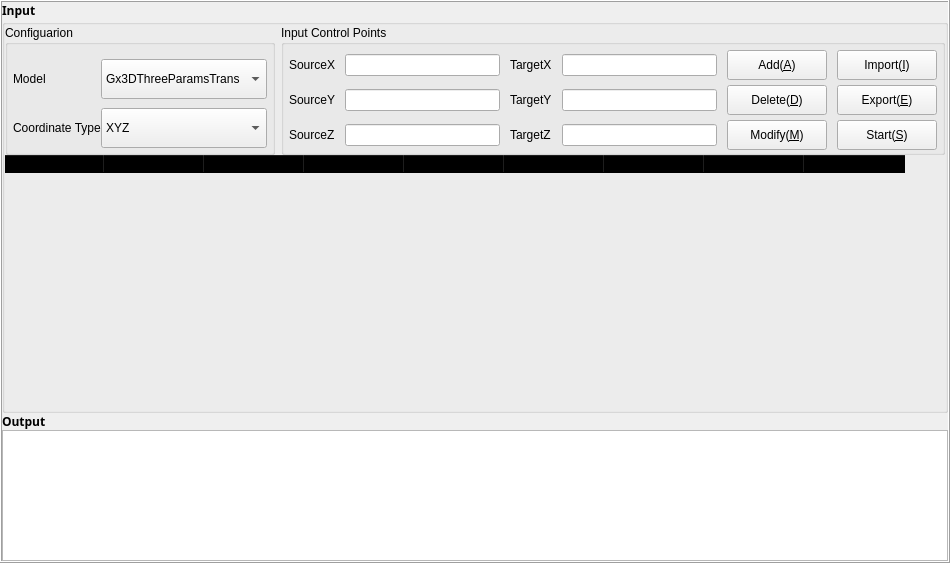
       <widget class="QWidget" name="widgetContentCenter" native="true">
        <property name="font">
         <font>
          <pointsize>7</pointsize>
         </font>
        </property>
        <layout class="QHBoxLayout" name="horizontalLayout_5">
         <property name="spacing">
          <number>0</number>
         </property>
         <property name="leftMargin">
          <number>0</number>
         </property>
         <property name="topMargin">
          <number>0</number>
         </property>
         <property name="rightMargin">
          <number>0</number>
         </property>
         <property name="bottomMargin">
          <number>0</number>
         </property>
         <item>
          <widget class="QFrame" name="frame_widgetContentCenter">
           <property name="minimumSize">
            <size>
             <width>950</width>
             <height>0</height>
            </size>
           </property>
           <property name="frameShape">
            <enum>QFrame::Box</enum>
           </property>
           <property name="frameShadow">
            <enum>QFrame::Raised</enum>
           </property>
           <layout class="QVBoxLayout" name="verticalLayout_5" stretch="0,15,0,5">
            <property name="spacing">
             <number>0</number>
            </property>
            <property name="leftMargin">
             <number>0</number>
            </property>
            <property name="topMargin">
             <number>0</number>
            </property>
            <property name="rightMargin">
             <number>0</number>
            </property>
            <property name="bottomMargin">
             <number>0</number>
            </property>
            <item>
             <widget class="QLabel" name="labelInput">
              <property name="sizePolicy">
               <sizepolicy hsizetype="Preferred" vsizetype="Fixed">
                <horstretch>0</horstretch>
                <verstretch>0</verstretch>
               </sizepolicy>
              </property>
              <property name="minimumSize">
               <size>
                <width>500</width>
                <height>0</height>
               </size>
              </property>
              <property name="maximumSize">
               <size>
                <width>16777215</width>
                <height>23</height>
               </size>
              </property>
              <property name="font">
               <font>
                <family>微软雅黑</family>
                <pointsize>9</pointsize>
                <weight>75</weight>
                <bold>true</bold>
               </font>
              </property>
              <property name="text">
               <string>Input</string>
              </property>
             </widget>
            </item>
            <item>
             <widget class="QFrame" name="frameInput">
              <property name="styleSheet">
               <string notr="true">QFrame{border: None; background-color: transparent;}</string>
              </property>
              <property name="frameShape">
               <enum>QFrame::NoFrame</enum>
              </property>
              <property name="frameShadow">
               <enum>QFrame::Raised</enum>
              </property>
              <property name="lineWidth">
               <number>0</number>
              </property>
              <layout class="QVBoxLayout" name="verticalLayout_4" stretch="0">
               <property name="spacing">
                <number>0</number>
               </property>
               <property name="leftMargin">
                <number>0</number>
               </property>
               <property name="topMargin">
                <number>0</number>
               </property>
               <property name="rightMargin">
                <number>0</number>
               </property>
               <property name="bottomMargin">
                <number>0</number>
               </property>
               <item>
                <widget class="QGroupBox" name="groupBox_frameInput">
                 <property name="styleSheet">
                  <string notr="true"/>
                 </property>
                 <property name="title">
                  <string/>
                 </property>
                 <layout class="QVBoxLayout" name="verticalLayout_8" stretch="1,2">
                  <property name="spacing">
                   <number>0</number>
                  </property>
                  <property name="leftMargin">
                   <number>0</number>
                  </property>
                  <property name="topMargin">
                   <number>0</number>
                  </property>
                  <property name="rightMargin">
                   <number>0</number>
                  </property>
                  <property name="bottomMargin">
                   <number>0</number>
                  </property>
                  <item>
                   <widget class="QFrame" name="frameTop_groupBox_frameInput">
                    <property name="layoutDirection">
                     <enum>Qt::LeftToRight</enum>
                    </property>
                    <property name="frameShape">
                     <enum>QFrame::StyledPanel</enum>
                    </property>
                    <property name="frameShadow">
                     <enum>QFrame::Raised</enum>
                    </property>
                    <layout class="QHBoxLayout" name="horizontalLayout_6">
                     <property name="leftMargin">
                      <number>0</number>
                     </property>
                     <property name="topMargin">
                      <number>0</number>
                     </property>
                     <property name="rightMargin">
                      <number>0</number>
                     </property>
                     <property name="bottomMargin">
                      <number>0</number>
                     </property>
                     <item>
                      <widget class="QGroupBox" name="groupBox_Congfiguation">
                       <property name="title">
                        <string>Configuarion</string>
                       </property>
                       <layout class="QGridLayout" name="gridLayout_2" rowstretch="1,0">
                        <property name="leftMargin">
                         <number>5</number>
                        </property>
                        <property name="topMargin">
                         <number>10</number>
                        </property>
                        <property name="rightMargin">
                         <number>5</number>
                        </property>
                        <property name="bottomMargin">
                         <number>0</number>
                        </property>
                        <property name="horizontalSpacing">
                         <number>0</number>
                        </property>
                        <property name="verticalSpacing">
                         <number>5</number>
                        </property>
                        <item row="1" column="0" colspan="2">
                         <widget class="QLabel" name="label_11">
                          <property name="sizePolicy">
                           <sizepolicy hsizetype="Preferred" vsizetype="Preferred">
                            <horstretch>0</horstretch>
                            <verstretch>0</verstretch>
                           </sizepolicy>
                          </property>
                          <property name="text">
                           <string>Coordinate Type</string>
                          </property>
                         </widget>
                        </item>
                        <item row="0" column="2">
                         <widget class="QComboBox" name="comboBox_Model">
                          <property name="sizePolicy">
                           <sizepolicy hsizetype="Preferred" vsizetype="Fixed">
                            <horstretch>0</horstretch>
                            <verstretch>0</verstretch>
                           </sizepolicy>
                          </property>
                          <property name="minimumSize">
                           <size>
                            <width>0</width>
                            <height>25</height>
                           </size>
                          </property>
                          <property name="maximumSize">
                           <size>
                            <width>16777215</width>
                            <height>40</height>
                           </size>
                          </property>
                          <item>
                           <property name="text">
                            <string>Gx3DThreeParamsTrans</string>
                           </property>
                          </item>
                         </widget>
                        </item>
                        <item row="0" column="0">
                         <widget class="QLabel" name="label_10">
                          <property name="sizePolicy">
                           <sizepolicy hsizetype="Preferred" vsizetype="Preferred">
                            <horstretch>0</horstretch>
                            <verstretch>0</verstretch>
                           </sizepolicy>
                          </property>
                          <property name="text">
                           <string>Model</string>
                          </property>
                         </widget>
                        </item>
                        <item row="1" column="2">
                         <widget class="QComboBox" name="comboBox_CoordType">
                          <property name="sizePolicy">
                           <sizepolicy hsizetype="Preferred" vsizetype="Fixed">
                            <horstretch>0</horstretch>
                            <verstretch>0</verstretch>
                           </sizepolicy>
                          </property>
                          <property name="minimumSize">
                           <size>
                            <width>0</width>
                            <height>25</height>
                           </size>
                          </property>
                          <property name="maximumSize">
                           <size>
                            <width>16777215</width>
                            <height>40</height>
                           </size>
                          </property>
                          <item>
                           <property name="text">
                            <string>XYZ</string>
                           </property>
                          </item>
                         </widget>
                        </item>
                       </layout>
                      </widget>
                     </item>
                     <item>
                      <widget class="QGroupBox" name="groupBox_ControlPoints">
                       <property name="styleSheet">
                        <string notr="true"/>
                       </property>
                       <property name="title">
                        <string>Input Control Points</string>
                       </property>
                       <layout class="QGridLayout" name="gridLayout">
                        <property name="leftMargin">
                         <number>5</number>
                        </property>
                        <property name="topMargin">
                         <number>5</number>
                        </property>
                        <property name="rightMargin">
                         <number>5</number>
                        </property>
                        <property name="bottomMargin">
                         <number>2</number>
                        </property>
                        <property name="horizontalSpacing">
                         <number>10</number>
                        </property>
                        <property name="verticalSpacing">
                         <number>5</number>
                        </property>
                        <item row="0" column="4">
                         <widget class="QPushButton" name="pushButton_Add">
                          <property name="minimumSize">
                           <size>
                            <width>100</width>
                            <height>30</height>
                           </size>
                          </property>
                          <property name="text">
                           <string>Add(&amp;A)</string>
                          </property>
                          <property name="flat">
                           <bool>false</bool>
                          </property>
                         </widget>
                        </item>
                        <item row="1" column="1">
                         <widget class="QLineEdit" name="lineEdit_SourceY"/>
                        </item>
                        <item row="0" column="5">
                         <widget class="QPushButton" name="pushButton_Import">
                          <property name="minimumSize">
                           <size>
                            <width>100</width>
                            <height>30</height>
                           </size>
                          </property>
                          <property name="text">
                           <string>Import(&amp;I)</string>
                          </property>
                         </widget>
                        </item>
                        <item row="0" column="3">
                         <widget class="QLineEdit" name="lineEdit_TargetX"/>
                        </item>
                        <item row="1" column="5">
                         <widget class="QPushButton" name="pushButton_Export">
                          <property name="minimumSize">
                           <size>
                            <width>100</width>
                            <height>30</height>
                           </size>
                          </property>
                          <property name="text">
                           <string>Export(&amp;E)</string>
                          </property>
                         </widget>
                        </item>
                        <item row="2" column="1">
                         <widget class="QLineEdit" name="lineEdit_SourceZ"/>
                        </item>
                        <item row="2" column="4">
                         <widget class="QPushButton" name="pushButton_Modify">
                          <property name="minimumSize">
                           <size>
                            <width>100</width>
                            <height>30</height>
                           </size>
                          </property>
                          <property name="font">
                           <font>
                            <weight>50</weight>
                            <bold>false</bold>
                           </font>
                          </property>
                          <property name="text">
                           <string>Modify(&amp;M)</string>
                          </property>
                          <property name="flat">
                           <bool>false</bool>
                          </property>
                         </widget>
                        </item>
                        <item row="0" column="1">
                         <widget class="QLineEdit" name="lineEdit_SourceX"/>
                        </item>
                        <item row="2" column="5">
                         <widget class="QPushButton" name="pushButton_Start">
                          <property name="minimumSize">
                           <size>
                            <width>100</width>
                            <height>30</height>
                           </size>
                          </property>
                          <property name="text">
                           <string>Start(&amp;S)</string>
                          </property>
                         </widget>
                        </item>
                        <item row="0" column="2">
                         <widget class="QLabel" name="label_7">
                          <property name="text">
                           <string>TargetX</string>
                          </property>
                         </widget>
                        </item>
                        <item row="0" column="0">
                         <widget class="QLabel" name="label">
                          <property name="text">
                           <string>SourceX</string>
                          </property>
                         </widget>
                        </item>
                        <item row="1" column="4">
                         <widget class="QPushButton" name="pushButton_Delete">
                          <property name="minimumSize">
                           <size>
                            <width>100</width>
                            <height>30</height>
                           </size>
                          </property>
                          <property name="text">
                           <string>Delete(&amp;D)</string>
                          </property>
                          <property name="flat">
                           <bool>false</bool>
                          </property>
                         </widget>
                        </item>
                        <item row="1" column="0">
                         <widget class="QLabel" name="label_5">
                          <property name="text">
                           <string>SourceY</string>
                          </property>
                         </widget>
                        </item>
                        <item row="2" column="3">
                         <widget class="QLineEdit" name="lineEdit_TargetZ"/>
                        </item>
                        <item row="2" column="2">
                         <widget class="QLabel" name="label_9">
                          <property name="text">
                           <string>TargetZ</string>
                          </property>
                         </widget>
                        </item>
                        <item row="1" column="3">
                         <widget class="QLineEdit" name="lineEdit_TargetY"/>
                        </item>
                        <item row="2" column="0">
                         <widget class="QLabel" name="label_6">
                          <property name="text">
                           <string>SourceZ</string>
                          </property>
                         </widget>
                        </item>
                        <item row="1" column="2">
                         <widget class="QLabel" name="label_8">
                          <property name="text">
                           <string>TargetY</string>
                          </property>
                         </widget>
                        </item>
                       </layout>
                      </widget>
                     </item>
                    </layout>
                   </widget>
                  </item>
                  <item>
                   <widget class="QFrame" name="frameBottom_groupBox_frameInput_2">
                    <property name="styleSheet">
                     <string notr="true"/>
                    </property>
                    <property name="frameShape">
                     <enum>QFrame::StyledPanel</enum>
                    </property>
                    <property name="frameShadow">
                     <enum>QFrame::Raised</enum>
                    </property>
                    <layout class="QHBoxLayout" name="horizontalLayout_7">
                     <property name="spacing">
                      <number>0</number>
                     </property>
                     <property name="leftMargin">
                      <number>0</number>
                     </property>
                     <property name="topMargin">
                      <number>0</number>
                     </property>
                     <property name="rightMargin">
                      <number>0</number>
                     </property>
                     <property name="bottomMargin">
                      <number>0</number>
                     </property>
                     <item>
                      <widget class="QTableWidget" name="tableWidget_ControlPoints">
                       <property name="styleSheet">
                        <string notr="true"/>
                       </property>
                       <property name="frameShape">
                        <enum>QFrame::Box</enum>
                       </property>
                       <property name="frameShadow">
                        <enum>QFrame::Plain</enum>
                       </property>
                       <property name="editTriggers">
                        <set>QAbstractItemView::NoEditTriggers</set>
                       </property>
                       <column>
                        <property name="text">
                         <string>SourceX/B</string>
                        </property>
                       </column>
                       <column>
                        <property name="text">
                         <string>SourceY/L</string>
                        </property>
                       </column>
                       <column>
                        <property name="text">
                         <string>SourceZ/H</string>
                        </property>
                       </column>
                       <column>
                        <property name="text">
                         <string>TargetX/B</string>
                        </property>
                       </column>
                       <column>
                        <property name="text">
                         <string>TargetY/L</string>
                        </property>
                       </column>
                       <column>
                        <property name="text">
                         <string>TargetZ/H</string>
                        </property>
                       </column>
                       <column>
                        <property name="text">
                         <string>ResidualX/B(m/°)</string>
                        </property>
                       </column>
                       <column>
                        <property name="text">
                         <string>ResidualY/L(m/°)</string>
                        </property>
                       </column>
                       <column>
                        <property name="text">
                         <string>ResidualZ/H(m/°)</string>
                        </property>
                       </column>
                      </widget>
                     </item>
                    </layout>
                   </widget>
                  </item>
                 </layout>
                </widget>
               </item>
              </layout>
             </widget>
            </item>
            <item>
             <widget class="QLabel" name="labelOutput">
              <property name="sizePolicy">
               <sizepolicy hsizetype="Preferred" vsizetype="Fixed">
                <horstretch>0</horstretch>
                <verstretch>0</verstretch>
               </sizepolicy>
              </property>
              <property name="maximumSize">
               <size>
                <width>16777215</width>
                <height>23</height>
               </size>
              </property>
              <property name="font">
               <font>
                <family>微软雅黑</family>
                <pointsize>9</pointsize>
                <weight>75</weight>
                <bold>true</bold>
               </font>
              </property>
              <property name="text">
               <string>Output</string>
              </property>
             </widget>
            </item>
            <item>
             <widget class="QFrame" name="frameOuput">
              <property name="frameShape">
               <enum>QFrame::StyledPanel</enum>
              </property>
              <property name="frameShadow">
               <enum>QFrame::Raised</enum>
              </property>
              <layout class="QHBoxLayout" name="horizontalLayout_9">
               <property name="leftMargin">
                <number>0</number>
               </property>
               <property name="topMargin">
                <number>0</number>
               </property>
               <property name="rightMargin">
                <number>0</number>
               </property>
               <property name="bottomMargin">
                <number>0</number>
               </property>
               <item>
                <widget class="QTextEdit" name="textEdit_Output">
                 <property name="frameShape">
                  <enum>QFrame::NoFrame</enum>
                 </property>
                 <property name="frameShadow">
                  <enum>QFrame::Plain</enum>
                 </property>
                 <property name="readOnly">
                  <bool>true</bool>
                 </property>
                </widget>
               </item>
              </layout>
             </widget>
            </item>
           </layout>
          </widget>
         </item>
        </layout>
       </widget>
